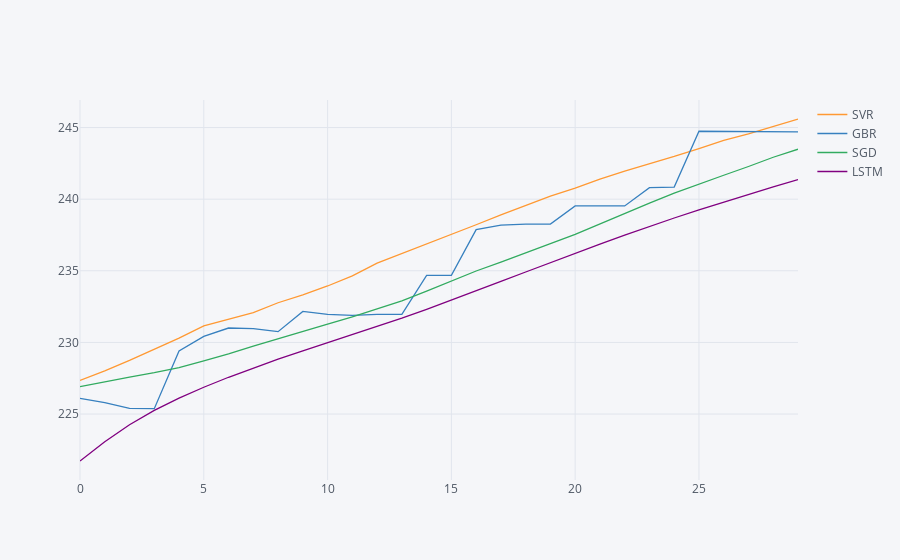

Here is the notebook cell this chart was saved with:
### Code cell
prediction_future.iplot()

### Figure 1 — Plotly figure (JSON) as saved in the notebook; plotly's stock layout.template omitted (floating-point values rounded to 4 significant figures)
{"data": [{"line": {"color": "rgba(255, 153, 51, 1.0)", "dash": "solid", "shape": "linear", "width": 1.3}, "mode": "lines", "name": "SVR", "text": "", "type": "scatter", "uid": "158e34c0-4537-4d1e-b58c-d633fe575f74", "x": [0, 1, 2, 3, 4, 5, 6, 7, 8, 9, 10, 11, 12, 13, 14, 15, 16, 17, 18, 19, 20, 21, 22, 23, 24, 25, 26, 27, 28, 29], "y": [227.4, 228.0, 228.7, 229.5, 230.3, 231.1, 231.6, 232.1, 232.8, 233.3, 233.9, 234.6, 235.5, 236.2, 236.9, 237.6, 238.2, 238.9, 239.5, 240.2, 240.8, 241.4, 242.0, 242.5, 243.0, 243.5, 244.1, 244.6, 245.1, 245.6]}, {"line": {"color": "rgba(55, 128, 191, 1.0)", "dash": "solid", "shape": "linear", "width": 1.3}, "mode": "lines", "name": "GBR", "text": "", "type": "scatter", "uid": "597fad0b-7671-4d08-a703-002214bbcd27", "x": [0, 1, 2, 3, 4, 5, 6, 7, 8, 9, 10, 11, 12, 13, 14, 15, 16, 17, 18, 19, 20, 21, 22, 23, 24, 25, 26, 27, 28, 29], "y": [226.1, 225.8, 225.4, 225.4, 229.4, 230.4, 231.0, 231.0, 230.7, 232.2, 232.0, 231.9, 232.0, 232.0, 234.7, 234.7, 237.9, 238.2, 238.3, 238.3, 239.5, 239.5, 239.5, 240.8, 240.8, 244.7, 244.7, 244.7, 244.7, 244.7]}, {"line": {"color": "rgba(50, 171, 96, 1.0)", "dash": "solid", "shape": "linear", "width": 1.3}, "mode": "lines", "name": "SGD", "text": "", "type": "scatter", "uid": "0bb9876e-4732-4f79-8a36-267e2ac7ed51", "x": [0, 1, 2, 3, 4, 5, 6, 7, 8, 9, 10, 11, 12, 13, 14, 15, 16, 17, 18, 19, 20, 21, 22, 23, 24, 25, 26, 27, 28, 29], "y": [226.9, 227.3, 227.6, 227.9, 228.2, 228.7, 229.2, 229.7, 230.3, 230.8, 231.3, 231.8, 232.4, 232.9, 233.6, 234.3, 235.0, 235.6, 236.2, 236.9, 237.5, 238.3, 239.0, 239.7, 240.4, 241.1, 241.7, 242.3, 242.9, 243.5]}, {"line": {"color": "rgba(128, 0, 128, 1.0)", "dash": "solid", "shape": "linear", "width": 1.3}, "mode": "lines", "name": "LSTM", "text": "", "type": "scatter", "uid": "fb4ec7f9-fdbb-427d-89df-68b102ad66c0", "x": [0, 1, 2, 3, 4, 5, 6, 7, 8, 9, 10, 11, 12, 13, 14, 15, 16, 17, 18, 19, 20, 21, 22, 23, 24, 25, 26, 27, 28, 29], "y": [221.7, 223.1, 224.3, 225.3, 226.1, 226.9, 227.6, 228.2, 228.8, 229.4, 230.0, 230.5, 231.1, 231.7, 232.3, 232.9, 233.6, 234.3, 234.9, 235.6, 236.2, 236.9, 237.5, 238.1, 238.7, 239.3, 239.8, 240.3, 240.9, 241.4]}], "layout": {"legend": {"bgcolor": "#F5F6F9", "font": {"color": "#4D5663"}}, "paper_bgcolor": "#F5F6F9", "plot_bgcolor": "#F5F6F9", "title": {"font": {"color": "#4D5663"}}, "xaxis": {"gridcolor": "#E1E5ED", "showgrid": true, "tickfont": {"color": "#4D5663"}, "title": {"font": {"color": "#4D5663"}, "text": ""}, "zerolinecolor": "#E1E5ED"}, "yaxis": {"gridcolor": "#E1E5ED", "showgrid": true, "tickfont": {"color": "#4D5663"}, "title": {"font": {"color": "#4D5663"}, "text": ""}, "zerolinecolor": "#E1E5ED"}}}
